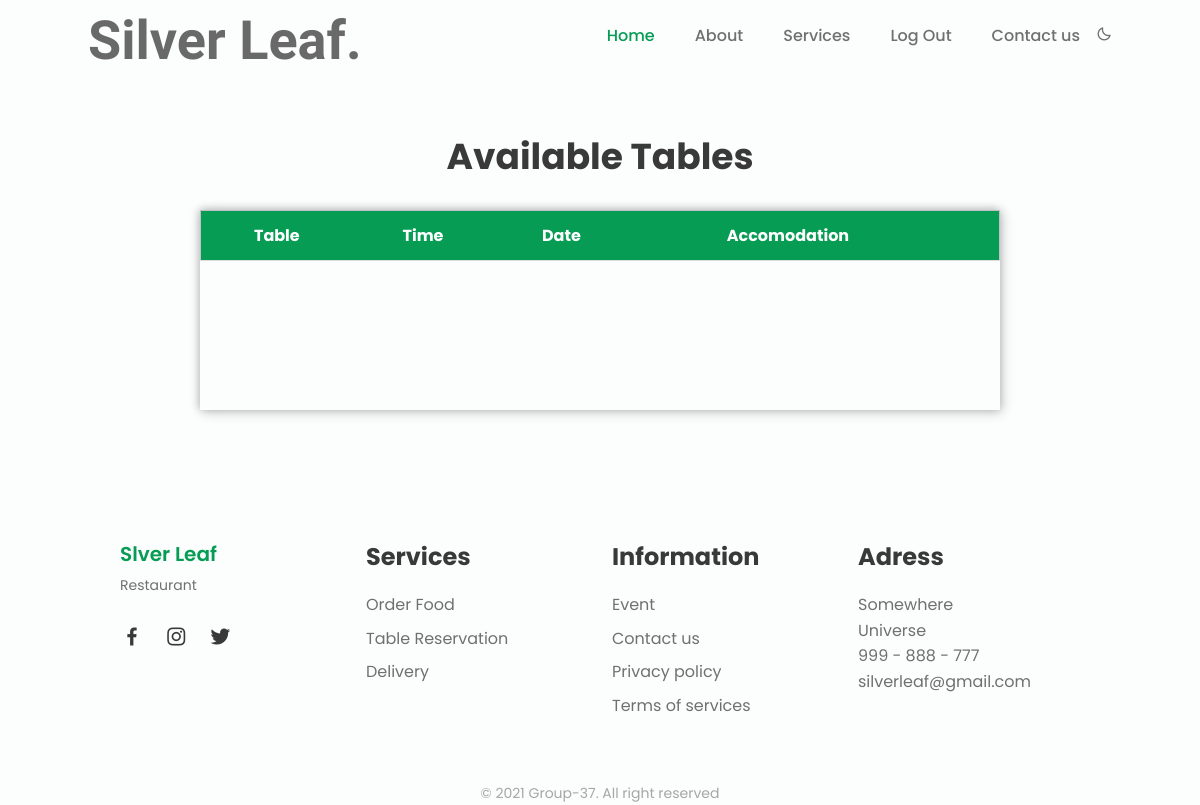
The page /table (signed in) on the database as committed earlier.
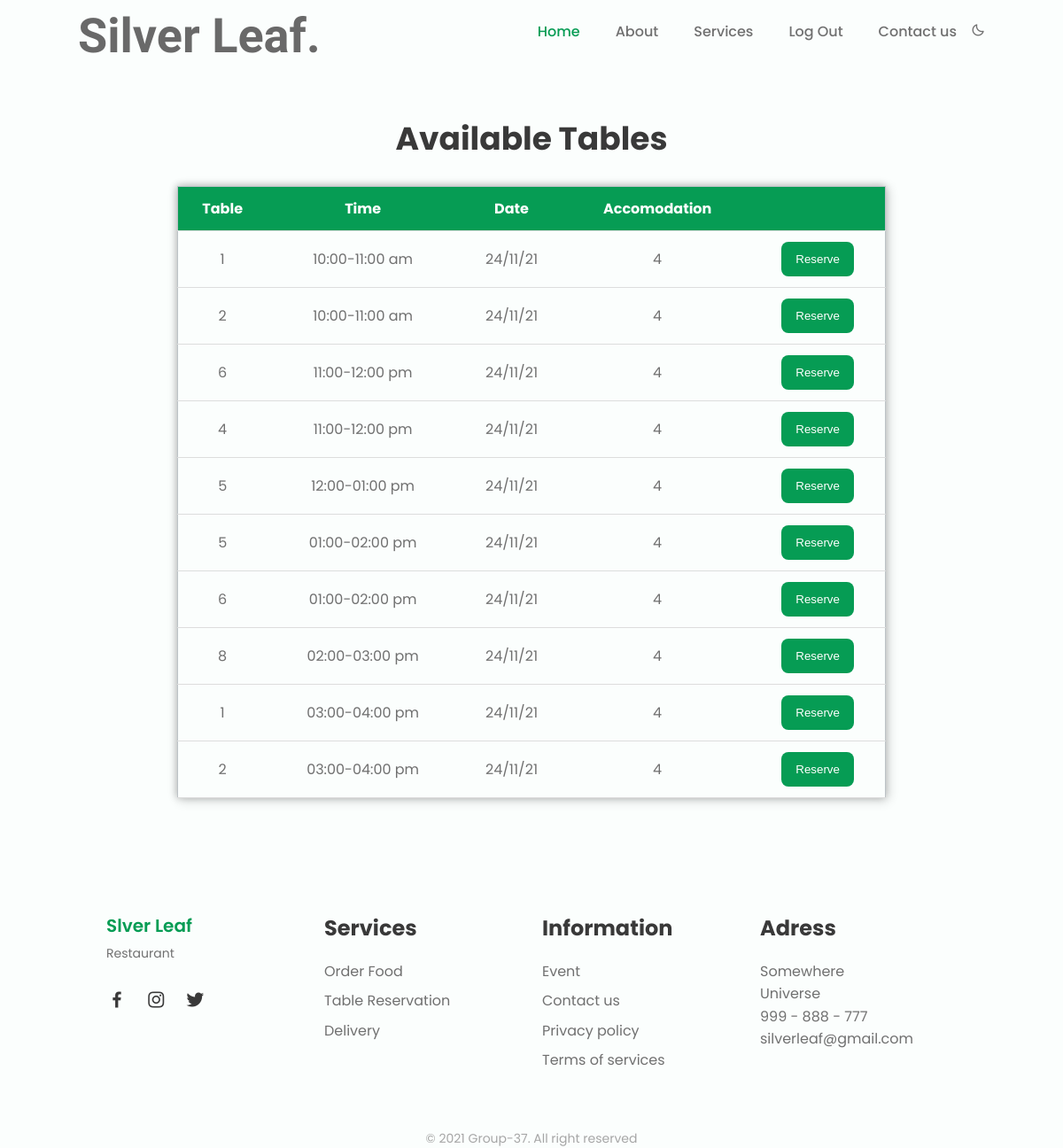
The same page on the database as committed later.
### restaurant/models.py (models this page shows, shortened)
class Table(db.Model):
    table_id = db.Column(db.Integer(), primary_key = True)
    table = db.Column(db.Integer(), nullable = False)
    time = db.Column(db.String(length = 20), nullable = False)
    date = db.Column(db.String(length = 20), nullable = False)
    accomodation = db.Column(db.Integer(), nullable = False)
    reservee = db.Column(db.String(), db.ForeignKey('user.id'))  #used to store info regarding user's reserved table

### restaurant/routes.py (the view)
@app.route('/table', methods = ['GET', 'POST'])
@login_required
def table_page():
    reserve_form = ReserveForm()
    if request.method == 'POST':
        reserved_table = request.form.get('reserved_table')
        r_table_object = Table.query.filter_by(table = reserved_table).first()
        if r_table_object:
            r_table_object.assign_ownership(current_user) #set the owner of the table to the current logged in user
        return redirect(url_for('table_page'))
    if request.method == 'GET':
        tables = Table.query.filter_by(reservee = None)
        return render_template('table.html', tables = tables, reserve_form = reserve_form)

### restaurant/forms.py
class ReserveForm(FlaskForm):
    submit = SubmitField(label = 'Reserve')

### restaurant/models.py (called while the page is built)
@login_manager.user_loader
def load_user(user_id):
    return User.query.get(int(user_id))

### restaurant/templates/table.html (shortened to what this page needs)
<!DOCTYPE html>
<html lang="en">
<head>
        <link href='https://cdn.jsdelivr.net/npm/boxicons@2.0.5/css/boxicons.min.css' rel='stylesheet'>
        <link rel= "stylesheet" type= "text/css" href= "{{ url_for('static',filename='styles/css/styles.css') }}">
</head>
<body>
<header class="l-header" id="header">
    <nav class="nav bd-container">
        <a href="#" class="nav__logo"><h1>Silver Leaf.</h1></a>
        <div class="nav__menu" id="nav-menu">
            <ul class="nav__list">
                <li class="nav__item"><a href="{{ url_for('home_page' )}}" class="nav__link active-link">Home</a></li>
                <li class="nav__item"><a href="index.html#about" class="nav__link">About</a></li>
                <li class="nav__item"><a href="index.html#services" class="nav__link">Services</a></li>
                {% if current_user.is_authenticated %}
                <li class="nav__item"><a href="{{ url_for('logout') }}" class="nav__link">Log Out</a></li>
                {% else %}
                <li class="nav__item"><a href="{{ url_for('login_page') }}" class="nav__link">Log in</a></li>
                <li class="nav__item"><a href="{{ url_for('login_page') }}" class="nav__link">Register</a></li>
                {% endif %}
                <li class="nav__item"><a href="index.html#contact" class="nav__link">Contact us</a></li>
                <li><i class='bx bx-moon change-theme' id="theme-button"></i></li>
            </ul>
        </div>
    </nav>
</header>
<section class="menu section bd-container" id="menu">
<h1 class="section-title"> Available Tables </h1>
</section>
<table>
  <thead id="table-header">
    <tr>
        <th>Table</th>
        <th>Time</th>
        <th>Date</th>
        <th>Accomodation</th>
        <th></th>
    </tr>
    </thead>
    <tbody>
    {% for table in tables %}
        <tr>
            <td>{{ table.table }}</td>
            <td>{{ table.time }}</td>
            <td>{{ table.date }}</td>
            <td>{{ table.accomodation }}</td>
            <td>
                <form method = 'POST'>
                    {{ reserve_form.submit(class = 'button') }}
                </form>
            </td>
        </tr>
    {% endfor %}
    </tbody>
</table>
<footer class="footer section bd-container">
  <div class="footer__container bd-grid">
      <div class="footer__content">
          <a href="#" class="footer__logo">Slver Leaf</a>
          <span class="footer__description">Restaurant</span>
          <div>
              <a href="#" class="footer__social"><i class='bx bxl-facebook'></i></a>
              <a href="#" class="footer__social"><i class='bx bxl-instagram'></i></a>
              <a href="#" class="footer__social"><i class='bx bxl-twitter'></i></a>
          </div>
      </div>
      <div class="footer__content">
          <h3 class="footer__title">Services</h3>
          <ul>
              <li><a href="menu.html" class="footer__link">Order Food</a></li>
              <li><a href="#" class="footer__link">Table Reservation</a></li>
              <li><a href="#" class="footer__link">Delivery</a></li>
          </ul>
      </div>
      <div class="footer__content">
          <h3 class="footer__title">Information</h3>
          <ul>
              <li><a href="#" class="footer__link">Event</a></li>
              <li><a href="#" class="footer__link">Contact us</a></li>
              <li><a href="#" class="footer__link">Privacy policy</a></li>
              <li><a href="#" class="footer__link">Terms of services</a></li>
          </ul>
      </div>
      <div class="footer__content">
          <h3 class="footer__title">Adress</h3>
          <ul>
              <li>Somewhere</li>
              <li>Universe</li>
              <li>999 - 888 - 777</li>
              <li>silverleaf@gmail.com</li>
          </ul>
      </div>
  </div>
  <p class="footer__copy">&#169; 2021 Group-37. All right reserved</p>
  </footer>
</body>
</html>

Rows that differ between the two databases and show on the page:
added Table: table "1", time "10:00-11:00 am", date "24/11/21", accomodation "4"
added Table: table "2", time "10:00-11:00 am", date "24/11/21", accomodation "4"
added Table: table "6", time "11:00-12:00 pm", date "24/11/21", accomodation "4"
added Table: table "4", time "11:00-12:00 pm", date "24/11/21", accomodation "4"
added Table: table "5", time "12:00-01:00 pm", date "24/11/21", accomodation "4"
added Table: table "5", time "01:00-02:00 pm", date "24/11/21", accomodation "4"
added Table: table "6", time "01:00-02:00 pm", date "24/11/21", accomodation "4"
added Table: table "8", time "02:00-03:00 pm", date "24/11/21", accomodation "4"
added Table: table "1", time "03:00-04:00 pm", date "24/11/21", accomodation "4"
added Table: table "2", time "03:00-04:00 pm", date "24/11/21", accomodation "4"
